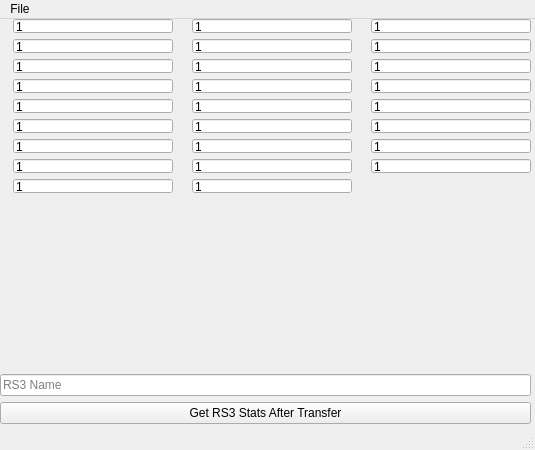
<?xml version="1.0" encoding="UTF-8"?>
<ui version="4.0">
 <class>DarkscapeTransferWindow</class>
 <widget class="QMainWindow" name="DarkscapeTransferWindow">
  <property name="geometry">
   <rect>
    <x>0</x>
    <y>0</y>
    <width>535</width>
    <height>450</height>
   </rect>
  </property>
  <property name="windowTitle">
   <string>Darkscape EXP Transfer</string>
  </property>
  <widget class="QWidget" name="centralwidget">
   <widget class="QWidget" name="verticalLayoutWidget">
    <property name="geometry">
     <rect>
      <x>0</x>
      <y>0</y>
      <width>531</width>
      <height>405</height>
     </rect>
    </property>
    <layout class="QVBoxLayout" name="verticalLayout">
     <item>
      <layout class="QHBoxLayout" name="horizontalLayout">
       <item>
        <layout class="QFormLayout" name="formLayout_4">
         <item row="0" column="0">
          <widget class="QLabel" name="attack">
           <property name="text">
            <string/>
           </property>
           <property name="pixmap">
            <pixmap>icons/attack.png</pixmap>
           </property>
          </widget>
         </item>
         <item row="0" column="1">
          <widget class="QLineEdit" name="attack_level">
           <property name="sizePolicy">
            <sizepolicy hsizetype="Ignored" vsizetype="Ignored">
             <horstretch>0</horstretch>
             <verstretch>0</verstretch>
            </sizepolicy>
           </property>
           <property name="layoutDirection">
            <enum>Qt::LeftToRight</enum>
           </property>
           <property name="text">
            <string>1</string>
           </property>
           <property name="frame">
            <bool>true</bool>
           </property>
           <property name="alignment">
            <set>Qt::AlignLeading|Qt::AlignLeft|Qt::AlignVCenter</set>
           </property>
           <property name="dragEnabled">
            <bool>false</bool>
           </property>
           <property name="placeholderText">
            <string>level</string>
           </property>
          </widget>
         </item>
         <item row="1" column="0">
          <widget class="QLabel" name="strength">
           <property name="text">
            <string/>
           </property>
           <property name="pixmap">
            <pixmap>icons/strength.png</pixmap>
           </property>
          </widget>
         </item>
         <item row="1" column="1">
          <widget class="QLineEdit" name="strength_level">
           <property name="sizePolicy">
            <sizepolicy hsizetype="Expanding" vsizetype="Ignored">
             <horstretch>0</horstretch>
             <verstretch>0</verstretch>
            </sizepolicy>
           </property>
           <property name="layoutDirection">
            <enum>Qt::LeftToRight</enum>
           </property>
           <property name="text">
            <string>1</string>
           </property>
           <property name="frame">
            <bool>true</bool>
           </property>
           <property name="alignment">
            <set>Qt::AlignLeading|Qt::AlignLeft|Qt::AlignVCenter</set>
           </property>
           <property name="dragEnabled">
            <bool>false</bool>
           </property>
           <property name="placeholderText">
            <string>level</string>
           </property>
          </widget>
         </item>
         <item row="2" column="0">
          <widget class="QLabel" name="defence">
           <property name="text">
            <string/>
           </property>
           <property name="pixmap">
            <pixmap>icons/defence.png</pixmap>
           </property>
          </widget>
         </item>
         <item row="2" column="1">
          <widget class="QLineEdit" name="defence_level">
           <property name="sizePolicy">
            <sizepolicy hsizetype="Expanding" vsizetype="Ignored">
             <horstretch>0</horstretch>
             <verstretch>0</verstretch>
            </sizepolicy>
           </property>
           <property name="layoutDirection">
            <enum>Qt::LeftToRight</enum>
           </property>
           <property name="text">
            <string>1</string>
           </property>
           <property name="frame">
            <bool>true</bool>
           </property>
           <property name="alignment">
            <set>Qt::AlignLeading|Qt::AlignLeft|Qt::AlignVCenter</set>
           </property>
           <property name="dragEnabled">
            <bool>false</bool>
           </property>
           <property name="placeholderText">
            <string>level</string>
           </property>
          </widget>
         </item>
         <item row="3" column="0">
          <widget class="QLabel" name="range">
           <property name="text">
            <string/>
           </property>
           <property name="pixmap">
            <pixmap>icons/range.png</pixmap>
           </property>
          </widget>
         </item>
         <item row="3" column="1">
          <widget class="QLineEdit" name="range_level">
           <property name="sizePolicy">
            <sizepolicy hsizetype="Expanding" vsizetype="Ignored">
             <horstretch>0</horstretch>
             <verstretch>0</verstretch>
            </sizepolicy>
           </property>
           <property name="layoutDirection">
            <enum>Qt::LeftToRight</enum>
           </property>
           <property name="text">
            <string>1</string>
           </property>
           <property name="frame">
            <bool>true</bool>
           </property>
           <property name="alignment">
            <set>Qt::AlignLeading|Qt::AlignLeft|Qt::AlignVCenter</set>
           </property>
           <property name="dragEnabled">
            <bool>false</bool>
           </property>
           <property name="placeholderText">
            <string>level</string>
           </property>
          </widget>
         </item>
         <item row="4" column="0">
          <widget class="QLabel" name="prayer">
           <property name="text">
            <string/>
           </property>
           <property name="pixmap">
            <pixmap>icons/prayer.png</pixmap>
           </property>
          </widget>
         </item>
         <item row="4" column="1">
          <widget class="QLineEdit" name="prayer_level">
           <property name="sizePolicy">
            <sizepolicy hsizetype="Expanding" vsizetype="Ignored">
             <horstretch>0</horstretch>
             <verstretch>0</verstretch>
            </sizepolicy>
           </property>
           <property name="layoutDirection">
            <enum>Qt::LeftToRight</enum>
           </property>
           <property name="text">
            <string>1</string>
           </property>
           <property name="frame">
            <bool>true</bool>
           </property>
           <property name="alignment">
            <set>Qt::AlignLeading|Qt::AlignLeft|Qt::AlignVCenter</set>
           </property>
           <property name="dragEnabled">
            <bool>false</bool>
           </property>
           <property name="placeholderText">
            <string>level</string>
           </property>
          </widget>
         </item>
         <item row="5" column="0">
          <widget class="QLabel" name="magic">
           <property name="text">
            <string/>
           </property>
           <property name="pixmap">
            <pixmap>icons/magic.png</pixmap>
           </property>
          </widget>
         </item>
         <item row="5" column="1">
          <widget class="QLineEdit" name="magic_level">
           <property name="sizePolicy">
            <sizepolicy hsizetype="Expanding" vsizetype="Ignored">
             <horstretch>0</horstretch>
             <verstretch>0</verstretch>
            </sizepolicy>
           </property>
           <property name="layoutDirection">
            <enum>Qt::LeftToRight</enum>
           </property>
           <property name="text">
            <string>1</string>
           </property>
           <property name="frame">
            <bool>true</bool>
           </property>
           <property name="alignment">
            <set>Qt::AlignLeading|Qt::AlignLeft|Qt::AlignVCenter</set>
           </property>
           <property name="dragEnabled">
            <bool>false</bool>
           </property>
           <property name="placeholderText">
            <string>level</string>
           </property>
          </widget>
         </item>
         <item row="6" column="0">
          <widget class="QLabel" name="runecrafting">
           <property name="text">
            <string/>
           </property>
           <property name="pixmap">
            <pixmap>icons/runecrafting.png</pixmap>
           </property>
          </widget>
         </item>
         <item row="6" column="1">
          <widget class="QLineEdit" name="runecrafting_level">
           <property name="sizePolicy">
            <sizepolicy hsizetype="Expanding" vsizetype="Ignored">
             <horstretch>0</horstretch>
             <verstretch>0</verstretch>
            </sizepolicy>
           </property>
           <property name="layoutDirection">
            <enum>Qt::LeftToRight</enum>
           </property>
           <property name="text">
            <string>1</string>
           </property>
           <property name="frame">
            <bool>true</bool>
           </property>
           <property name="alignment">
            <set>Qt::AlignLeading|Qt::AlignLeft|Qt::AlignVCenter</set>
           </property>
           <property name="dragEnabled">
            <bool>false</bool>
           </property>
           <property name="placeholderText">
            <string>level</string>
           </property>
          </widget>
         </item>
         <item row="7" column="0">
          <widget class="QLabel" name="construciton">
           <property name="text">
            <string/>
           </property>
           <property name="pixmap">
            <pixmap>icons/construction.png</pixmap>
           </property>
          </widget>
         </item>
         <item row="7" column="1">
          <widget class="QLineEdit" name="construction_level">
           <property name="sizePolicy">
            <sizepolicy hsizetype="Expanding" vsizetype="Ignored">
             <horstretch>0</horstretch>
             <verstretch>0</verstretch>
            </sizepolicy>
           </property>
           <property name="layoutDirection">
            <enum>Qt::LeftToRight</enum>
           </property>
           <property name="text">
            <string>1</string>
           </property>
           <property name="frame">
            <bool>true</bool>
           </property>
           <property name="alignment">
            <set>Qt::AlignLeading|Qt::AlignLeft|Qt::AlignVCenter</set>
           </property>
           <property name="dragEnabled">
            <bool>false</bool>
           </property>
           <property name="placeholderText">
            <string>level</string>
           </property>
          </widget>
         </item>
         <item row="8" column="0">
          <widget class="QLabel" name="dungeoneering">
           <property name="text">
            <string/>
           </property>
           <property name="pixmap">
            <pixmap>icons/dungeoneering.png</pixmap>
           </property>
          </widget>
         </item>
         <item row="8" column="1">
          <widget class="QLineEdit" name="dungeoneering_level">
           <property name="sizePolicy">
            <sizepolicy hsizetype="Expanding" vsizetype="Ignored">
             <horstretch>0</horstretch>
             <verstretch>0</verstretch>
            </sizepolicy>
           </property>
           <property name="layoutDirection">
            <enum>Qt::LeftToRight</enum>
           </property>
           <property name="text">
            <string>1</string>
           </property>
           <property name="frame">
            <bool>true</bool>
           </property>
           <property name="alignment">
            <set>Qt::AlignLeading|Qt::AlignLeft|Qt::AlignVCenter</set>
           </property>
           <property name="dragEnabled">
            <bool>false</bool>
           </property>
           <property name="placeholderText">
            <string>level</string>
           </property>
          </widget>
         </item>
        </layout>
       </item>
       <item>
        <layout class="QFormLayout" name="formLayout_3">
         <item row="0" column="0">
          <widget class="QLabel" name="constitution">
           <property name="text">
            <string/>
           </property>
           <property name="pixmap">
            <pixmap>icons/constitution.png</pixmap>
           </property>
          </widget>
         </item>
         <item row="1" column="0">
          <widget class="QLabel" name="agility">
           <property name="text">
            <string/>
           </property>
           <property name="pixmap">
            <pixmap>icons/agility.png</pixmap>
           </property>
          </widget>
         </item>
         <item row="2" column="0">
          <widget class="QLabel" name="herblore">
           <property name="text">
            <string/>
           </property>
           <property name="pixmap">
            <pixmap>icons/herblore.png</pixmap>
           </property>
          </widget>
         </item>
         <item row="3" column="0">
          <widget class="QLabel" name="thieving">
           <property name="text">
            <string/>
           </property>
           <property name="pixmap">
            <pixmap>icons/thieving.png</pixmap>
           </property>
          </widget>
         </item>
         <item row="4" column="0">
          <widget class="QLabel" name="crafting">
           <property name="text">
            <string/>
           </property>
           <property name="pixmap">
            <pixmap>icons/crafting.png</pixmap>
           </property>
          </widget>
         </item>
         <item row="5" column="0">
          <widget class="QLabel" name="fletchhing">
           <property name="text">
            <string/>
           </property>
           <property name="pixmap">
            <pixmap>icons/fletching.png</pixmap>
           </property>
          </widget>
         </item>
         <item row="6" column="0">
          <widget class="QLabel" name="slayer">
           <property name="text">
            <string/>
           </property>
           <property name="pixmap">
            <pixmap>icons/slayer.png</pixmap>
           </property>
          </widget>
         </item>
         <item row="7" column="0">
          <widget class="QLabel" name="hunter">
           <property name="text">
            <string/>
           </property>
           <property name="pixmap">
            <pixmap>icons/hunter.png</pixmap>
           </property>
          </widget>
         </item>
         <item row="8" column="0">
          <widget class="QLabel" name="divination">
           <property name="text">
            <string/>
           </property>
           <property name="pixmap">
            <pixmap>icons/divination.png</pixmap>
           </property>
          </widget>
         </item>
         <item row="0" column="1">
          <widget class="QLineEdit" name="constitution_level">
           <property name="sizePolicy">
            <sizepolicy hsizetype="Ignored" vsizetype="Ignored">
             <horstretch>0</horstretch>
             <verstretch>0</verstretch>
            </sizepolicy>
           </property>
           <property name="layoutDirection">
            <enum>Qt::LeftToRight</enum>
           </property>
           <property name="text">
            <string>1</string>
           </property>
           <property name="frame">
            <bool>true</bool>
           </property>
           <property name="alignment">
            <set>Qt::AlignLeading|Qt::AlignLeft|Qt::AlignVCenter</set>
           </property>
           <property name="dragEnabled">
            <bool>false</bool>
           </property>
           <property name="placeholderText">
            <string>level</string>
           </property>
          </widget>
         </item>
         <item row="1" column="1">
          <widget class="QLineEdit" name="agility_level">
           <property name="sizePolicy">
            <sizepolicy hsizetype="Expanding" vsizetype="Ignored">
             <horstretch>0</horstretch>
             <verstretch>0</verstretch>
            </sizepolicy>
           </property>
           <property name="layoutDirection">
            <enum>Qt::LeftToRight</enum>
           </property>
           <property name="text">
            <string>1</string>
           </property>
           <property name="frame">
            <bool>true</bool>
           </property>
           <property name="alignment">
            <set>Qt::AlignLeading|Qt::AlignLeft|Qt::AlignVCenter</set>
           </property>
           <property name="dragEnabled">
            <bool>false</bool>
           </property>
           <property name="placeholderText">
            <string>level</string>
           </property>
          </widget>
         </item>
         <item row="2" column="1">
          <widget class="QLineEdit" name="herblore_level">
           <property name="sizePolicy">
            <sizepolicy hsizetype="Expanding" vsizetype="Ignored">
             <horstretch>0</horstretch>
             <verstretch>0</verstretch>
            </sizepolicy>
           </property>
           <property name="layoutDirection">
            <enum>Qt::LeftToRight</enum>
           </property>
           <property name="text">
            <string>1</string>
           </property>
           <property name="frame">
            <bool>true</bool>
           </property>
           <property name="alignment">
            <set>Qt::AlignLeading|Qt::AlignLeft|Qt::AlignVCenter</set>
           </property>
           <property name="dragEnabled">
            <bool>false</bool>
           </property>
           <property name="placeholderText">
            <string>level</string>
           </property>
          </widget>
         </item>
         <item row="3" column="1">
          <widget class="QLineEdit" name="thieving_level">
           <property name="sizePolicy">
            <sizepolicy hsizetype="Expanding" vsizetype="Ignored">
             <horstretch>0</horstretch>
             <verstretch>0</verstretch>
            </sizepolicy>
           </property>
           <property name="layoutDirection">
            <enum>Qt::LeftToRight</enum>
           </property>
           <property name="text">
            <string>1</string>
           </property>
           <property name="frame">
            <bool>true</bool>
           </property>
           <property name="alignment">
            <set>Qt::AlignLeading|Qt::AlignLeft|Qt::AlignVCenter</set>
           </property>
           <property name="dragEnabled">
            <bool>false</bool>
           </property>
           <property name="placeholderText">
            <string>level</string>
           </property>
          </widget>
         </item>
         <item row="4" column="1">
          <widget class="QLineEdit" name="crafting_level">
           <property name="sizePolicy">
            <sizepolicy hsizetype="Expanding" vsizetype="Ignored">
             <horstretch>0</horstretch>
             <verstretch>0</verstretch>
            </sizepolicy>
           </property>
           <property name="layoutDirection">
            <enum>Qt::LeftToRight</enum>
           </property>
           <property name="text">
            <string>1</string>
           </property>
           <property name="frame">
            <bool>true</bool>
           </property>
           <property name="alignment">
            <set>Qt::AlignLeading|Qt::AlignLeft|Qt::AlignVCenter</set>
           </property>
           <property name="dragEnabled">
            <bool>false</bool>
           </property>
           <property name="placeholderText">
            <string>level</string>
           </property>
          </widget>
         </item>
         <item row="5" column="1">
          <widget class="QLineEdit" name="fletching_level">
           <property name="sizePolicy">
            <sizepolicy hsizetype="Expanding" vsizetype="Ignored">
             <horstretch>0</horstretch>
             <verstretch>0</verstretch>
            </sizepolicy>
           </property>
           <property name="layoutDirection">
            <enum>Qt::LeftToRight</enum>
           </property>
           <property name="text">
            <string>1</string>
           </property>
           <property name="frame">
            <bool>true</bool>
           </property>
           <property name="alignment">
            <set>Qt::AlignLeading|Qt::AlignLeft|Qt::AlignVCenter</set>
           </property>
           <property name="dragEnabled">
            <bool>false</bool>
           </property>
           <property name="placeholderText">
            <string>level</string>
           </property>
          </widget>
         </item>
         <item row="6" column="1">
          <widget class="QLineEdit" name="slayer_level">
           <property name="sizePolicy">
            <sizepolicy hsizetype="Expanding" vsizetype="Ignored">
             <horstretch>0</horstretch>
             <verstretch>0</verstretch>
            </sizepolicy>
           </property>
           <property name="layoutDirection">
            <enum>Qt::LeftToRight</enum>
           </property>
           <property name="text">
            <string>1</string>
           </property>
           <property name="frame">
            <bool>true</bool>
           </property>
           <property name="alignment">
            <set>Qt::AlignLeading|Qt::AlignLeft|Qt::AlignVCenter</set>
           </property>
           <property name="dragEnabled">
            <bool>false</bool>
           </property>
           <property name="placeholderText">
            <string>level</string>
           </property>
          </widget>
         </item>
         <item row="7" column="1">
          <widget class="QLineEdit" name="hunter_level">
           <property name="sizePolicy">
            <sizepolicy hsizetype="Expanding" vsizetype="Ignored">
             <horstretch>0</horstretch>
             <verstretch>0</verstretch>
            </sizepolicy>
           </property>
           <property name="layoutDirection">
            <enum>Qt::LeftToRight</enum>
           </property>
           <property name="text">
            <string>1</string>
           </property>
           <property name="frame">
            <bool>true</bool>
           </property>
           <property name="alignment">
            <set>Qt::AlignLeading|Qt::AlignLeft|Qt::AlignVCenter</set>
           </property>
           <property name="dragEnabled">
            <bool>false</bool>
           </property>
           <property name="placeholderText">
            <string>level</string>
           </property>
          </widget>
         </item>
         <item row="8" column="1">
          <widget class="QLineEdit" name="divination_level">
           <property name="sizePolicy">
            <sizepolicy hsizetype="Expanding" vsizetype="Ignored">
             <horstretch>0</horstretch>
             <verstretch>0</verstretch>
            </sizepolicy>
           </property>
           <property name="layoutDirection">
            <enum>Qt::LeftToRight</enum>
           </property>
           <property name="text">
            <string>1</string>
           </property>
           <property name="frame">
            <bool>true</bool>
           </property>
           <property name="alignment">
            <set>Qt::AlignLeading|Qt::AlignLeft|Qt::AlignVCenter</set>
           </property>
           <property name="dragEnabled">
            <bool>false</bool>
           </property>
           <property name="placeholderText">
            <string>level</string>
           </property>
          </widget>
         </item>
        </layout>
       </item>
       <item>
        <layout class="QFormLayout" name="formLayout_2">
         <item row="0" column="0">
          <widget class="QLabel" name="mining">
           <property name="text">
            <string/>
           </property>
           <property name="pixmap">
            <pixmap>icons/mining.png</pixmap>
           </property>
          </widget>
         </item>
         <item row="1" column="0">
          <widget class="QLabel" name="smithing">
           <property name="text">
            <string/>
           </property>
           <property name="pixmap">
            <pixmap>icons/smithing.png</pixmap>
           </property>
          </widget>
         </item>
         <item row="2" column="0">
          <widget class="QLabel" name="fishing">
           <property name="text">
            <string/>
           </property>
           <property name="pixmap">
            <pixmap>icons/fishing.png</pixmap>
           </property>
          </widget>
         </item>
         <item row="3" column="0">
          <widget class="QLabel" name="cooking">
           <property name="text">
            <string/>
           </property>
           <property name="pixmap">
            <pixmap>icons/cooking.png</pixmap>
           </property>
          </widget>
         </item>
         <item row="4" column="0">
          <widget class="QLabel" name="firemaking">
           <property name="text">
            <string/>
           </property>
           <property name="pixmap">
            <pixmap>icons/firemaking.png</pixmap>
           </property>
          </widget>
         </item>
         <item row="5" column="0">
          <widget class="QLabel" name="woodcutting">
           <property name="text">
            <string/>
           </property>
           <property name="pixmap">
            <pixmap>icons/woodcutting.png</pixmap>
           </property>
          </widget>
         </item>
         <item row="6" column="0">
          <widget class="QLabel" name="farming">
           <property name="text">
            <string/>
           </property>
           <property name="pixmap">
            <pixmap>icons/farming.png</pixmap>
           </property>
          </widget>
         </item>
         <item row="7" column="0">
          <widget class="QLabel" name="summoning">
           <property name="text">
            <string/>
           </property>
           <property name="pixmap">
            <pixmap>icons/summoning.png</pixmap>
           </property>
          </widget>
         </item>
         <item row="0" column="1">
          <widget class="QLineEdit" name="mining_level">
           <property name="sizePolicy">
            <sizepolicy hsizetype="Expanding" vsizetype="Ignored">
             <horstretch>0</horstretch>
             <verstretch>0</verstretch>
            </sizepolicy>
           </property>
           <property name="layoutDirection">
            <enum>Qt::LeftToRight</enum>
           </property>
           <property name="text">
            <string>1</string>
           </property>
           <property name="frame">
            <bool>true</bool>
           </property>
           <property name="alignment">
            <set>Qt::AlignLeading|Qt::AlignLeft|Qt::AlignVCenter</set>
           </property>
           <property name="dragEnabled">
            <bool>false</bool>
           </property>
           <property name="placeholderText">
            <string>level</string>
           </property>
          </widget>
         </item>
         <item row="1" column="1">
          <widget class="QLineEdit" name="smithing_level">
           <property name="sizePolicy">
            <sizepolicy hsizetype="Expanding" vsizetype="Ignored">
             <horstretch>0</horstretch>
             <verstretch>0</verstretch>
            </sizepolicy>
           </property>
           <property name="layoutDirection">
            <enum>Qt::LeftToRight</enum>
           </property>
           <property name="text">
            <string>1</string>
           </property>
           <property name="frame">
            <bool>true</bool>
           </property>
           <property name="alignment">
            <set>Qt::AlignLeading|Qt::AlignLeft|Qt::AlignVCenter</set>
           </property>
           <property name="dragEnabled">
            <bool>false</bool>
           </property>
           <property name="placeholderText">
            <string>level</string>
           </property>
          </widget>
         </item>
         <item row="2" column="1">
          <widget class="QLineEdit" name="fishing_level">
           <property name="sizePolicy">
            <sizepolicy hsizetype="Expanding" vsizetype="Ignored">
             <horstretch>0</horstretch>
             <verstretch>0</verstretch>
            </sizepolicy>
           </property>
           <property name="layoutDirection">
            <enum>Qt::LeftToRight</enum>
           </property>
           <property name="text">
            <string>1</string>
           </property>
           <property name="frame">
            <bool>true</bool>
           </property>
           <property name="alignment">
            <set>Qt::AlignLeading|Qt::AlignLeft|Qt::AlignVCenter</set>
           </property>
           <property name="dragEnabled">
            <bool>false</bool>
           </property>
           <property name="placeholderText">
            <string>level</string>
           </property>
          </widget>
         </item>
         <item row="3" column="1">
          <widget class="QLineEdit" name="cooking_level">
           <property name="sizePolicy">
            <sizepolicy hsizetype="Expanding" vsizetype="Ignored">
             <horstretch>0</horstretch>
             <verstretch>0</verstretch>
            </sizepolicy>
           </property>
           <property name="layoutDirection">
            <enum>Qt::LeftToRight</enum>
           </property>
           <property name="text">
            <string>1</string>
           </property>
           <property name="frame">
            <bool>true</bool>
           </property>
           <property name="alignment">
            <set>Qt::AlignLeading|Qt::AlignLeft|Qt::AlignVCenter</set>
           </property>
           <property name="dragEnabled">
            <bool>false</bool>
           </property>
           <property name="placeholderText">
            <string>level</string>
           </property>
          </widget>
         </item>
         <item row="4" column="1">
          <widget class="QLineEdit" name="firemaking_level">
           <property name="sizePolicy">
            <sizepolicy hsizetype="Expanding" vsizetype="Ignored">
             <horstretch>0</horstretch>
             <verstretch>0</verstretch>
            </sizepolicy>
           </property>
           <property name="layoutDirection">
            <enum>Qt::LeftToRight</enum>
           </property>
           <property name="text">
            <string>1</string>
           </property>
           <property name="frame">
            <bool>true</bool>
           </property>
           <property name="alignment">
            <set>Qt::AlignLeading|Qt::AlignLeft|Qt::AlignVCenter</set>
           </property>
           <property name="dragEnabled">
            <bool>false</bool>
           </property>
           <property name="placeholderText">
            <string>level</string>
           </property>
          </widget>
         </item>
         <item row="5" column="1">
          <widget class="QLineEdit" name="woodcutting_level">
           <property name="sizePolicy">
            <sizepolicy hsizetype="Expanding" vsizetype="Ignored">
             <horstretch>0</horstretch>
             <verstretch>0</verstretch>
            </sizepolicy>
           </property>
           <property name="layoutDirection">
            <enum>Qt::LeftToRight</enum>
           </property>
           <property name="text">
            <string>1</string>
           </property>
           <property name="frame">
            <bool>true</bool>
           </property>
           <property name="alignment">
            <set>Qt::AlignLeading|Qt::AlignLeft|Qt::AlignVCenter</set>
           </property>
           <property name="dragEnabled">
            <bool>false</bool>
           </property>
           <property name="placeholderText">
            <string>level</string>
           </property>
          </widget>
         </item>
         <item row="6" column="1">
          <widget class="QLineEdit" name="farming_level">
           <property name="sizePolicy">
            <sizepolicy hsizetype="Expanding" vsizetype="Ignored">
             <horstretch>0</horstretch>
             <verstretch>0</verstretch>
            </sizepolicy>
           </property>
           <property name="layoutDirection">
            <enum>Qt::LeftToRight</enum>
           </property>
           <property name="text">
            <string>1</string>
           </property>
           <property name="frame">
            <bool>true</bool>
           </property>
           <property name="alignment">
            <set>Qt::AlignLeading|Qt::AlignLeft|Qt::AlignVCenter</set>
           </property>
           <property name="dragEnabled">
            <bool>false</bool>
           </property>
           <property name="placeholderText">
            <string>level</string>
           </property>
          </widget>
         </item>
         <item row="7" column="1">
          <widget class="QLineEdit" name="summoning_level">
           <property name="sizePolicy">
            <sizepolicy hsizetype="Expanding" vsizetype="Ignored">
             <horstretch>0</horstretch>
             <verstretch>0</verstretch>
            </sizepolicy>
           </property>
           <property name="layoutDirection">
            <enum>Qt::LeftToRight</enum>
           </property>
           <property name="text">
            <string>1</string>
           </property>
           <property name="frame">
            <bool>true</bool>
           </property>
           <property name="alignment">
            <set>Qt::AlignLeading|Qt::AlignLeft|Qt::AlignVCenter</set>
           </property>
           <property name="dragEnabled">
            <bool>false</bool>
           </property>
           <property name="placeholderText">
            <string>level</string>
           </property>
          </widget>
         </item>
        </layout>
       </item>
      </layout>
     </item>
     <item>
      <layout class="QVBoxLayout" name="verticalLayout_2">
       <item>
        <spacer name="verticalSpacer">
         <property name="orientation">
          <enum>Qt::Vertical</enum>
         </property>
         <property name="sizeHint" stdset="0">
          <size>
           <width>20</width>
           <height>40</height>
          </size>
         </property>
        </spacer>
       </item>
       <item>
        <widget class="QLineEdit" name="rs3_name">
         <property name="placeholderText">
          <string>RS3 Name</string>
         </property>
        </widget>
       </item>
       <item>
        <widget class="QPushButton" name="get_stats_button">
         <property name="text">
          <string>Get RS3 Stats After Transfer</string>
         </property>
        </widget>
       </item>
      </layout>
     </item>
    </layout>
   </widget>
  </widget>
  <widget class="QMenuBar" name="menubar">
   <property name="geometry">
    <rect>
     <x>0</x>
     <y>0</y>
     <width>535</width>
     <height>21</height>
    </rect>
   </property>
   <widget class="QMenu" name="menuFile">
    <property name="title">
     <string>File</string>
    </property>
    <addaction name="action_about"/>
    <addaction name="separator"/>
    <addaction name="action_exit"/>
   </widget>
   <addaction name="menuFile"/>
  </widget>
  <widget class="QStatusBar" name="statusbar"/>
  <action name="action_about">
   <property name="text">
    <string>About</string>
   </property>
  </action>
  <action name="action_exit">
   <property name="text">
    <string>Exit</string>
   </property>
   <property name="shortcut">
    <string>Ctrl+Q</string>
   </property>
  </action>
 </widget>
 <resources/>
 <connections/>
</ui>
